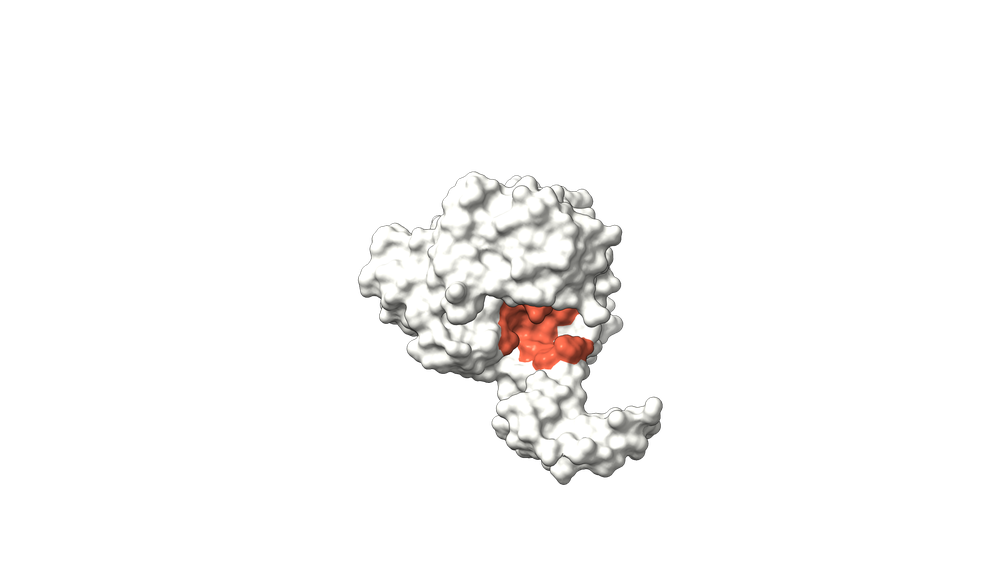
#> input picture paper/figures/panel_a.png, 1000 x 588 px, shrunk from 3200 x 1880 before the run
$ python compose_fig1.py
#> lines starting #> are read from the running program, lines starting #| are printed output that depends on the picture
#!/usr/bin/env python
"""Crop and compose the two ChimeraX panels into Figure 1.

ChimeraX frames to the window, so both panels arrive small and off-centre in a
lot of white. Cropping here rather than re-rendering keeps the camera identical
between panels, which is the property the figure depends on: both are cropped to
one shared box, so any difference the reader sees is the protein and not the
framing.

  python paper/figures/compose_fig1.py
"""
from __future__ import annotations

from pathlib import Path

from PIL import Image, ImageDraw, ImageFont

HERE = Path(__file__).resolve().parent
PANELS = [("panel_a.png", "a", "apo (2PKF)"),
          ("panel_b.png", "b", "holo (2PKK), 2-fluoroadenosine bound")]
OUT = HERE / "fig1_adenosine_kinase.png"

#: White space kept around the union of both silhouettes.
PAD = 40
#: Gap between panels.
GUTTER = 60


def _bbox(im: Image.Image) -> tuple[int, int, int, int]:
    """Bounding box of everything that is not background.

    Alpha when the PNG has it, since the panels are saved with a transparent
    background; luminance otherwise. Thresholding on brightness alone would clip
    the holo panel, whose surface is rendered translucent and so sits much closer
    to white than the apo panel's.
    """
    if im.mode == "RGBA":
        alpha = im.getchannel("A")
        box = alpha.getbbox()
        if box:
            return box
    grey = im.convert("L")
    mask = grey.point(lambda v: 255 if v < 250 else 0)
    return mask.getbbox() or (0, 0, im.width, im.height)


def _font(size: int):
    for name in ("arialbd.ttf", "arial.ttf", "DejaVuSans-Bold.ttf"):
        try:
            return ImageFont.truetype(name, size)
        except OSError:
            continue
    return ImageFont.load_default()


def main() -> None:
    images = []
    for fname, _, _ in PANELS:
        p = HERE / fname
        if not p.exists():
            raise SystemExit(f"missing {p}; run the ChimeraX script first")
        images.append(Image.open(p).convert("RGBA"))

    # One shared crop box, so the panels stay directly comparable.
    boxes = [_bbox(im) for im in images]
#> in _bbox, `alpha = im.getchannel("A")`:
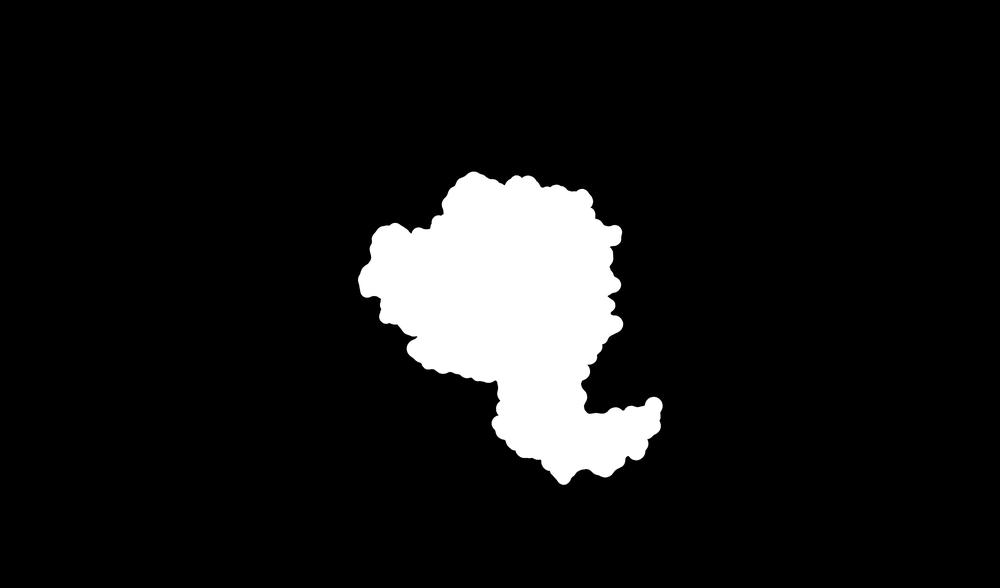
#> alpha: PIL image 1000x588 L; min 0, max 255, mean 22.8
#> in _bbox, `box = alpha.getbbox()`: box = (355, 169, 665, 488)
#> in _bbox (call 2), `alpha = im.getchannel("A")`:
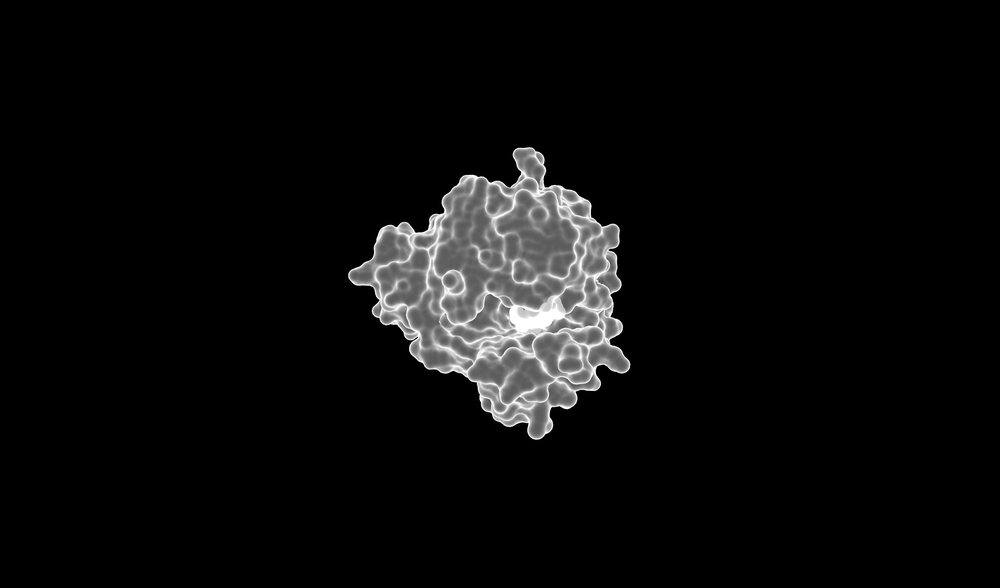
#> alpha: PIL image 1000x588 L; min 0, max 255, mean 11.4
#> in _bbox (call 2), `box = alpha.getbbox()`: box = (346, 145, 633, 442)
#> boxes = [(355, 169, 665, 488), (346, 145, 633, 442)]
    left = max(min(b[0] for b in boxes) - PAD, 0)
#> left = 306
    top = max(min(b[1] for b in boxes) - PAD, 0)
#> top = 105
    right = min(max(b[2] for b in boxes) + PAD, min(im.width for im in images))
#> right = 705
    bottom = min(max(b[3] for b in boxes) + PAD, min(im.height for im in images))
#> bottom = 528
    cropped = [im.crop((left, top, right, bottom)) for im in images]
#> cropped = 2 items

    w, h = cropped[0].size
#> w = 399; h = 423
    label_h = int(h * 0.09)
#> label_h = 38
    canvas = Image.new("RGBA", (w * 2 + GUTTER, h + label_h), (255, 255, 255, 255))
#> canvas: PIL image 858x461 RGBA; every value is 255
    draw = ImageDraw.Draw(canvas)
    tag_font = _font(int(label_h * 0.62))
    cap_font = _font(int(label_h * 0.36))

    for i, (im, (_, tag, caption)) in enumerate(zip(cropped, PANELS)):
        x = i * (w + GUTTER)
        canvas.alpha_composite(im, (x, label_h))
        draw.text((x + 8, 2), tag, font=tag_font, fill=(20, 20, 20, 255))
        draw.text((x + 8 + int(label_h * 0.75), int(label_h * 0.30)),
                  caption, font=cap_font, fill=(70, 70, 70, 255))
#> this loop made 2 passes
#> (tag, caption, x) on passes 1 to 2: ('a', 'apo (2PKF)', 0), ('b', 'holo (2PKK), 2-fluoroadenosine bound', 459)
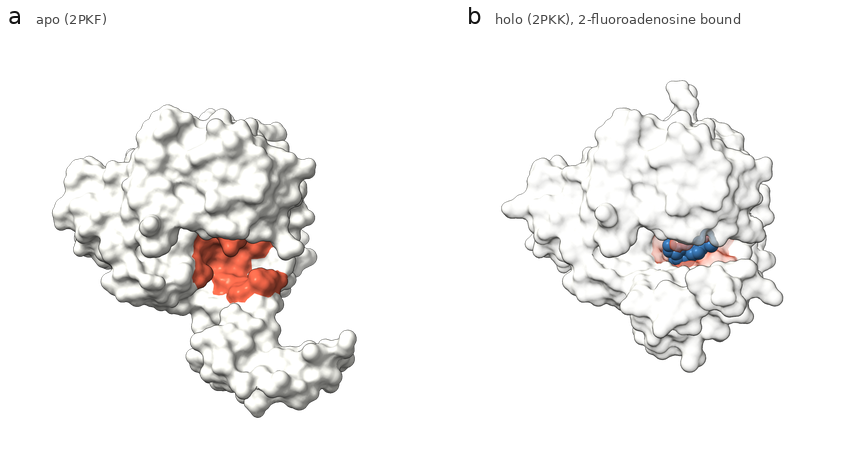
#> canvas: PIL image 858x461 RGBA; mean R, G, B, A 243.5, 242.3, 241.5, 255

    canvas.convert("RGB").save(OUT, dpi=(300, 300))
    print(f"wrote {OUT}  ({canvas.width}x{canvas.height}, "
          f"cropped from {images[0].width}x{images[0].height})")
#| wrote paper/figures/fig1_adenosine_kinase.png  (858x461, cropped from 1000x588)


if __name__ == "__main__":
    main()
